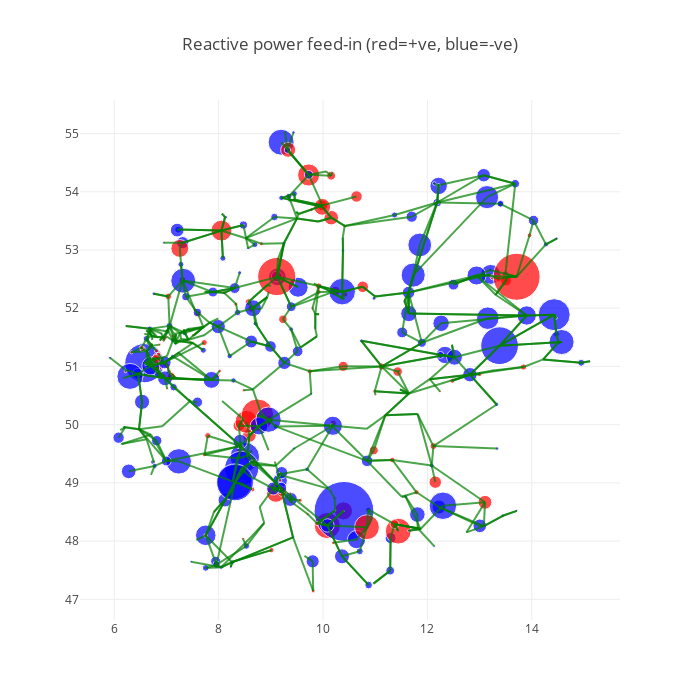

The code cell stored with this chart in its notebook:
### Code cell
#plot the reactive power

now = network.snapshots[0]

q = network.buses_t.q.loc[now]

bus_colors = pd.Series("red",network.buses.index)
bus_colors[q< 0.] = "blue"

fig = dict(data=[],layout=dict(width=700,height=700))

fig=network.iplot(bus_sizes=2e-1*abs(q),bus_colors=bus_colors,
                  bus_text='Bus ' + network.buses.index + ' Q: ' + q.reindex(network.buses.index).round().astype(str) + ' MVAr',
                  title="Reactive power feed-in (red=+ve, blue=-ve)",fig=fig)
